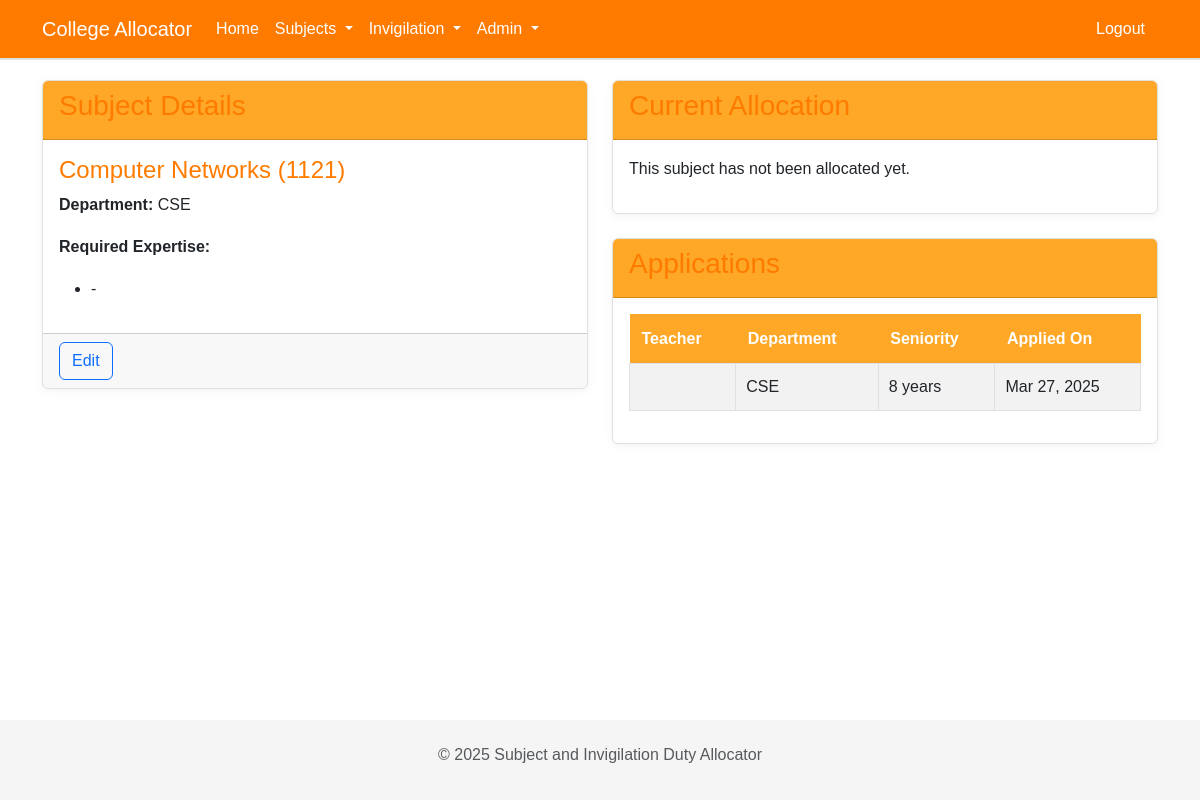
The page /subjects/1/ (signed in) on the database its author committed.
### core/models.py (models this page shows, shortened)
class Subject(models.Model):
    name = models.CharField(max_length=100)
    code = models.CharField(max_length=20)
    department = models.ForeignKey(Department, on_delete=models.CASCADE)
    required_expertise = models.TextField(help_text="Comma-separated list of required expertise areas")
    def get_required_expertise_list(self):
        return [e.strip() for e in self.required_expertise.split(',')]

class Department(models.Model):
    name = models.CharField(max_length=100)
    def __str__(self):
        return self.name

class Application(models.Model):
    teacher = models.ForeignKey(Teacher, on_delete=models.CASCADE)
    subject = models.ForeignKey(Subject, on_delete=models.CASCADE)
    timestamp = models.DateTimeField(auto_now_add=True)
    class Meta:
        unique_together = ('teacher', 'subject')

class Teacher(models.Model):
    user = models.OneToOneField(User, on_delete=models.CASCADE)
    department = models.ForeignKey(Department, on_delete=models.CASCADE)
    seniority = models.IntegerField(help_text="Years of experience")
    expertise = models.TextField(help_text="Comma-separated list of expertise areas")

### core/views.py (the view)
# urls.py: path('subjects/<int:pk>/', views.SubjectDetailView.as_view(), name='subject-detail'),
class SubjectDetailView(DetailView):
    model = Subject
    template_name = 'subjects/subject_detail.html'
    context_object_name = 'subject'
    def get_context_data(self, **kwargs):
        context = super().get_context_data(**kwargs)
        subject = self.get_object()
        context['applications'] = Application.objects.filter(subject=subject)
        context['allocation'] = Allocation.objects.filter(subject=subject).first()
        return context

### core/templates/subjects/subject_detail.html (shortened to what this page needs)
{% extends 'base.html' %}
{% load static %}
{% block content %}
<div class="row">
    <div class="col-md-6">
        <div class="card mb-4">
            <div class="card-header">
                <h3>Subject Details</h3>
            </div>
            <div class="card-body">
                <h4>{{ subject.name }} ({{ subject.code }})</h4>
                <p><strong>Department:</strong> {{ subject.department }}</p>
                <p><strong>Required Expertise:</strong></p>
                <ul>
                    {% for expertise in subject.get_required_expertise_list %}
                    <li>{{ expertise }}</li>
                    {% endfor %}
                </ul>
            </div>
            <div class="card-footer">
                {% if user.is_staff %}
                <a href="#" class="btn btn-outline-primary">Edit</a>
                {% endif %}
            </div>
        </div>
    </div>
    <div class="col-md-6">
        <div class="card mb-4">
            <div class="card-header">
                <h3>Current Allocation</h3>
            </div>
            <div class="card-body">
                {% if allocation %}
                <p><strong>Teacher:</strong> {{ allocation.teacher }}</p>
                <p><strong>Academic Year:</strong> {{ allocation.academic_year }}</p>
                {% else %}
                <p>This subject has not been allocated yet.</p>
                {% endif %}
            </div>
        </div>
        {% if user.is_staff %}
        <div class="card">
            <div class="card-header">
                <h3>Applications</h3>
            </div>
            <div class="card-body">
                {% if applications %}
                <div class="table-responsive">
                    <table class="table table-striped">
                        <thead>
                            <tr>
                                <th>Teacher</th>
                                <th>Department</th>
                                <th>Seniority</th>
                                <th>Applied On</th>
                            </tr>
                        </thead>
                        <tbody>
                            {% for application in applications %}
                            <tr>
                                <td>{{ application.teacher.user.get_full_name }}</td>
                                <td>{{ application.teacher.department }}</td>
                                <td>{{ application.teacher.seniority }} years</td>
                                <td>{{ application.timestamp|date:"M d, Y" }}</td>
                            </tr>
                            {% endfor %}
                        </tbody>
                    </table>
                </div>
                {% else %}
                <p>No applications received yet.</p>
                {% endif %}
            </div>
        </div>
        {% endif %}
    </div>
</div>
{% endblock %}

### static/css/custom.css (style rules this page uses)
:root { --primary-color: #ff7b00; --secondary-color: #ffa726; --accent-color: #ff9800; --background-color: #ffffff; --text-color: #333333; --light-text-color: #666666; --border-color: #e0e0e0; }
body { background-color: var(--background-color); color: var(--text-color); font-family: 'Arial', sans-serif; line-height: 1.6; }
.card { background-color: #fff; border: 1px solid var(--border-color); box-shadow: 0 2px 10px rgba(0, 0, 0, 0.05); }
.card-header { background-color: var(--secondary-color); color: white; font-weight: bold; }
h1, h2, h3, h4, h5, h6 { color: var(--primary-color); }
a { color: var(--accent-color); }
.table { border-collapse: collapse; width: 100%; }
.table th { background-color: var(--secondary-color); color: white; padding: 12px; text-align: left; }
.table td { border: 1px solid var(--border-color); padding: 10px; }

### rows shown on the page
Subject: name "Computer Networks", code "1121", department "CSE"
Application: teacher.department "CSE", teacher.seniority "8", timestamp "Mar 27, 2025"

### other values the page prints
{{ expertise }} "-"
